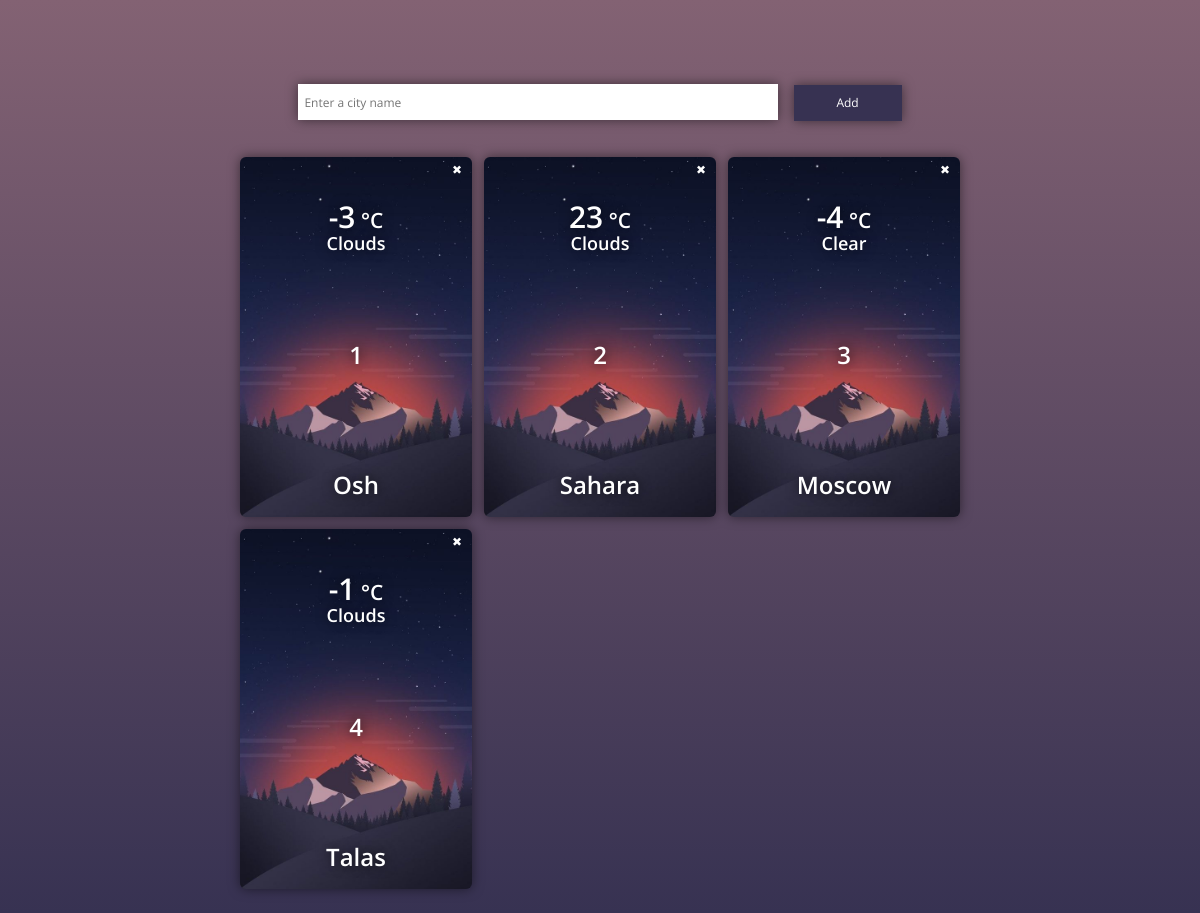
The page / on the database its author committed.
### app.py (models this page shows, shortened)
class City(db.Model):
    __tablename__ = "cities"
    id = db.Column(db.Integer, primary_key=True)
    name = db.Column(db.String(30), unique=True, nullable=False)
    current_temp = db.Column(db.Integer, nullable=False)
    current_state = db.Column(db.String(30), default="Unknown")
    @staticmethod
    def find_all() -> list["City"]:
        return City.query.all()

### app.py (the view)
@app.route("/")
def index():
    data = City.find_all()
    return render_template("index.html", weather=data if data else None)

### templates/index.html (shortened to what this page needs)
<!DOCTYPE html>
<html lang="en">
<head>
    <link rel="stylesheet"
          href="https://stackpath.bootstrapcdn.com/bootstrap/4.5.0/css/bootstrap.min.css"
>
    <link rel="stylesheet" href="{{ url_for('static', filename='style.css') }}">
</head>
<body>
<div class="form">
    <form action="{{ url_for("add_city") }}" method="post">
    <input type="text" placeholder="Enter a city name" name="city" id="input-city">
    <button type="submit" class="submit-button">Add</button>
    </form>
</div>
{% if weather %}
<div class="cards">
    {% for city in weather %}
    <div class="card evening-morning">
        <div class="delete-wrapper">
            <form action="{{ url_for("delete", city_id=city.id)}}" method="POST">
                <button class="delete-button" type="submit">&#10006;</button>
            </form>
        </div>
        <div class="degrees"><span>{{ city.current_temp }}<span class="celsius"> °C</span></span></div>
        <div class="state">{{ city.current_state }}</div>
        <div class="city">{{ city.id}}</div>
        <div class="city">{{ city.name }}</div>
    </div>
    {% endfor %}
{% endif %}
</div>
</body>
</html>

### static/style.css (style rules this page uses)
.cards { display: grid; grid-template-columns: repeat(auto-fill, minmax(25%, 1fr)); grid-gap: 1vw; grid-auto-rows: 30vw; padding-left: 20%; padding-right: 20%; margin-bottom: 2vw; justify-content: center; }
.card { padding: 0; border: none; box-shadow: 0 0 1vw rgba(0,0,0,0.5); background-size: cover; border-radius: 0.5vw !important; color: white; font-weight: 600; text-shadow: 0px 0px 1vw rgba(0,0,0,0.7); }
html, body { min-height: 100vh; background: linear-gradient(#836273, #373252); background-repeat: no-repeat; background-attachment: fixed; padding: 0; margin: 0; font-family: 'Open Sans', sans-serif; }
.form { margin-top: 7%; padding-left: 10%; padding-right: 10%; text-align: center; font-size: 1vw; margin-bottom: 3%; }
input { border: none; outline: none; height: 3vw; width: 40vw; padding-left: 0.5vw; box-shadow: 0 0 1vw rgba(0,0,0,0.5); }
.submit-button { margin-left: 1vw; height: 3vw; width: 9vw; border: none; outline: none !important; background-color: #373252; color: white; box-shadow: 0 0 1vw rgba(0,0,0,0.5); }
.evening-morning { background-image: url("/static/img/evening-morning.jpg"); }
.delete-wrapper { text-align: right; font-size: 1vw; height: 20%; width: 100%; padding-right: 0.5vw; padding-top: 0.4vw; }
.degrees { text-align: center; font-size: 2.5vw; height: 10%; }
.state { text-align: center; font-size: 1.5vw; }
.city { text-align: center; height: 70%; font-size: 2vw; display: flex; justify-content: center; align-items: flex-end; padding-bottom: 6%; }
.celsius { font-size: 1.75vw; }
.delete-button { background-color: transparent; width: 1.5vw; height: 1vw; margin: 0; padding: 0; border: none; color: white; }

### rows shown on the page
City: current_temp "-3", current_state "Clouds", id "1", name "Osh"
City: current_temp "23", current_state "Clouds", id "2", name "Sahara"
City: current_temp "-4", current_state "Clear", id "3", name "Moscow"
City: current_temp "-1", current_state "Clouds", id "4", name "Talas"
